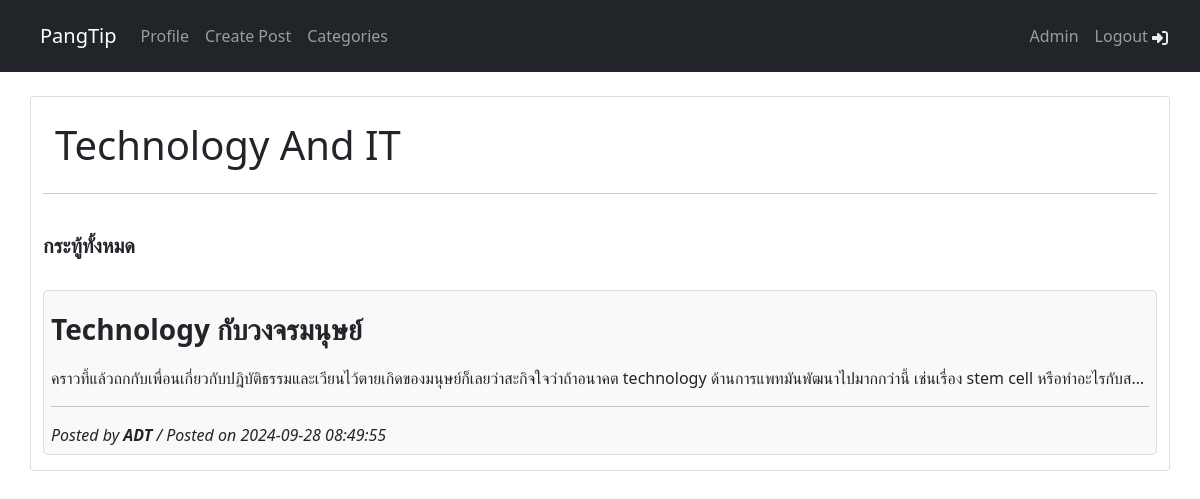
The page /c_tech.php (signed in) on the database its author committed.
### tables this page shows
CREATE TABLE `posts` (
  `post_id` int NOT NULL,
  `category_id` int NOT NULL,
  `user_id` int NOT NULL,
  `post_title` varchar(255) NOT NULL,
  `post_content` text NOT NULL,
  `post_time` timestamp NULL DEFAULT CURRENT_TIMESTAMP
);

CREATE TABLE `users` (
  `user_id` int NOT NULL,
  `firstname` varchar(255) NOT NULL,
  `lastname` varchar(255) NOT NULL,
  `email` varchar(255) NOT NULL,
  `password` varchar(255) NOT NULL,
  `urole` varchar(255) NOT NULL,
  `created_at` timestamp NOT NULL DEFAULT CURRENT_TIMESTAMP
);

### c_tech.php (the view, shortened to what this page needs)
<?php
    require 'req/navbar.php';
?>
<!DOCTYPE html>
<html lang="en">
<head>
    <link href="https://cdn.jsdelivr.net/npm/bootstrap@5.0.2/dist/css/bootstrap.min.css" rel="stylesheet">
    <link rel="stylesheet" href="css/style.css">
</head>
<body>
<div class="container card mt-4 mb-5">
    <div class="container mt-4">
      <h1>Technology And IT</h1>
    </div>
    <hr>
    <div class="row row-cols-1 row-cols-md-2 g-3 mt-2 mb-4">
        <div class="col">
             <h5 class="card-title"><b>กระทู้ทั้งหมด</b></h5>
        </div>
    </div>
    <?php
        $check_data = $conn->prepare("SELECT users.user_id, users.firstname, posts.post_id, posts.post_title, posts.post_content, posts.post_time, posts.category_id
                                        FROM users
                                        INNER JOIN posts ON users.user_id = posts.user_id
                                        WHERE posts.category_id = :category_id");
        $cat = 2;
        $check_data->bindParam(":category_id", $cat );
        $check_data->execute();
    ?>
    <?php while($row = $check_data->fetch(PDO::FETCH_ASSOC)): ?>
            <div style="border: 1px solid #ddd; padding: 7px; margin-bottom: 15px; border-radius: 5px; background-color: #f9f9f9;">
            <a href="postDetail.php?post_id=<?=$row['post_id']?>" class="text-decoration-none text-dark" >
            <div style="margin-top: 10px; font-size: 28px; white-space: nowrap; overflow: hidden; text-overflow: ellipsis;">
                <b><?= htmlspecialchars($row['post_title']) ?></b></div>
            <div class="mt-3 mb-3" style="font-size: 16px; white-space: nowrap; overflow: hidden; text-overflow: ellipsis;">
            <?= htmlspecialchars($row['post_content']) ?></div><hr>
            <div class="mt-2 fdate" style="font-size: 16px;">Posted by <b><?= htmlspecialchars($row['firstname']) ?></b>  / Posted on <?= htmlspecialchars($row['post_time']) ?>
            </div></a>
            </div>
    <?php endwhile; ?>
</body>
</html>

### css/style.css (style rules this page uses)
.fdate { font-size: 12px; font-style: italic; }

### rows shown on the page
posts: post_title "Technology กับวงจรมนุษย์", post_content "คราวที้แล้วถกกับเพื่อนเกี่ยวกับปฎิบัติธรรมและเวียนไว้ตายเกิดของมนุษย์ก็เลยว่าสะกิจใจว่าถ้าอนาคต technology ด้านการแพทมันพัฒนาไปมากกว่านี้ เช่นเรื่อง stem cell หรือทำอะไรกับส…", user.firstname "ADT", post_time "2024-09-28 08:49:55"
